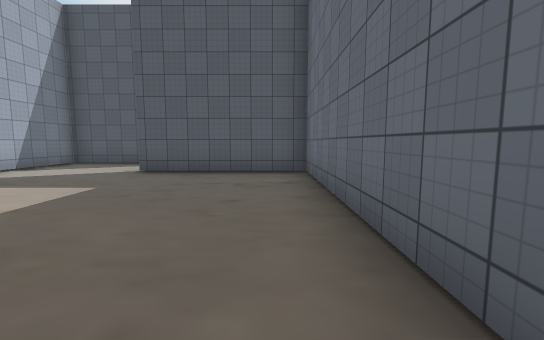
View 1 (above)

20 first-person views from a walk through a 3-D level made in the Unity game engine. The camera is 1.5 m above the floor, tilts 6° down and sees 90° across. The floor is counted in squares, 2 m on a side. Each view is taken from the middle of a square. On the plan, view 1 faces up. The plan holds only what a view shows up to about 10 squares ahead; the rest is blank. The place goes on beyond the plan. The player character is not drawn. Some surface patterns are stand-ins.

View 2
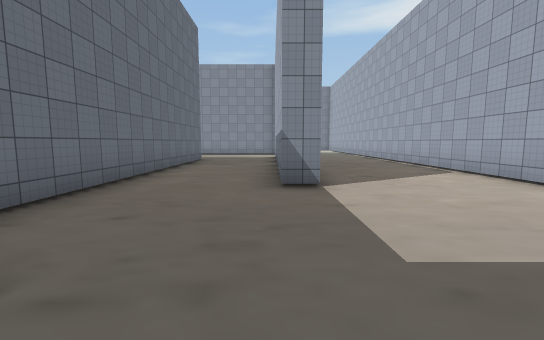

View 3
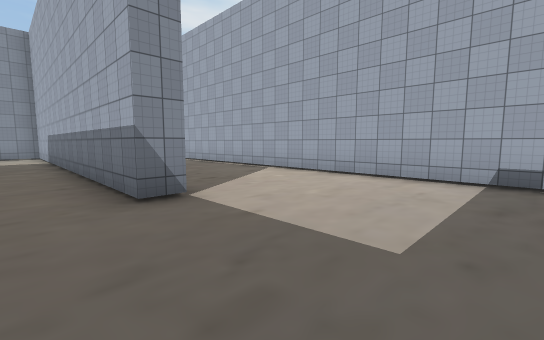

View 4
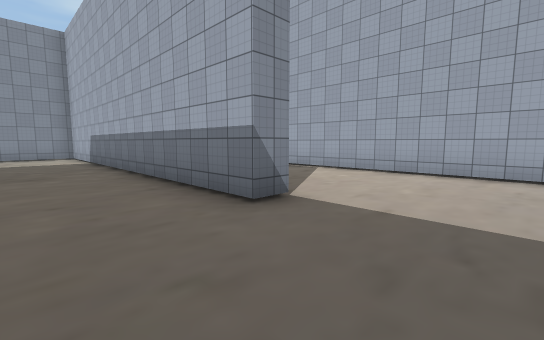

View 5
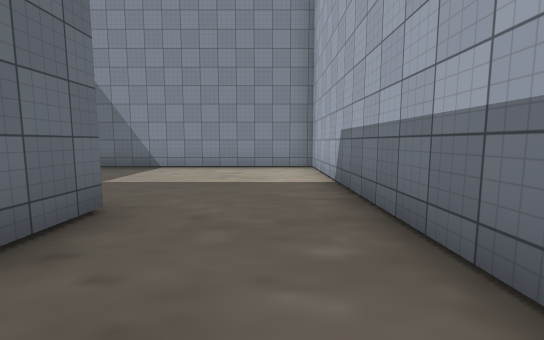

View 6
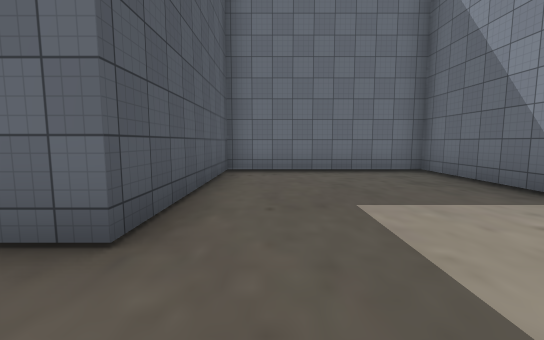

View 7
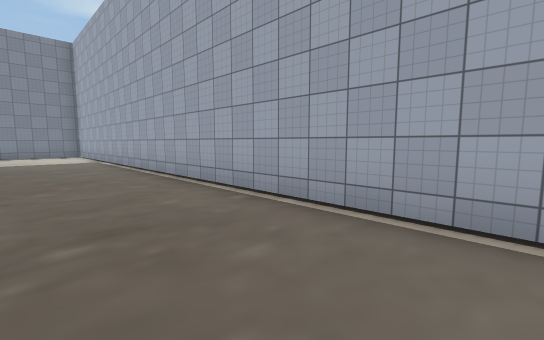

View 8
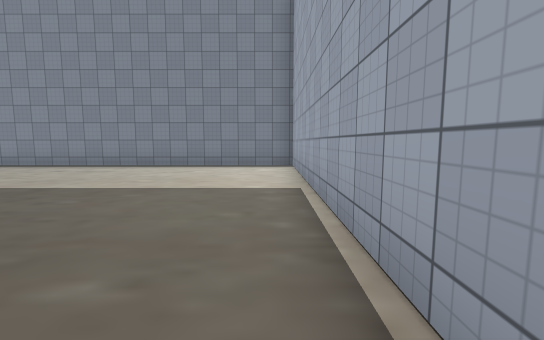

View 9
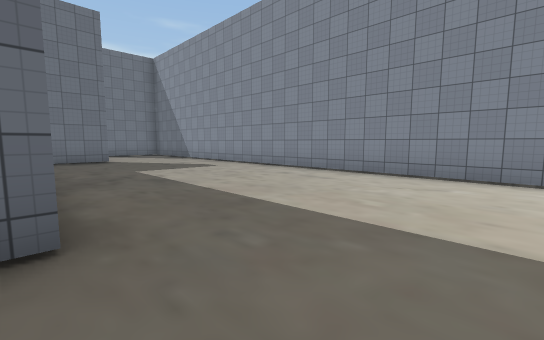

View 10
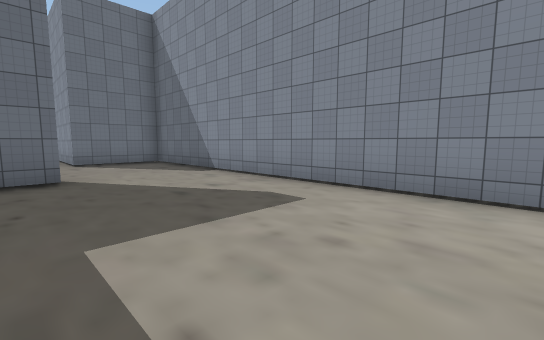

View 11
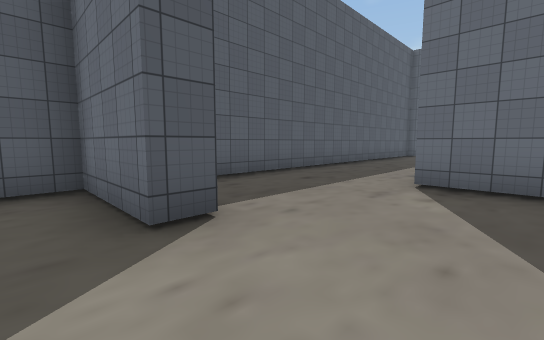

View 12
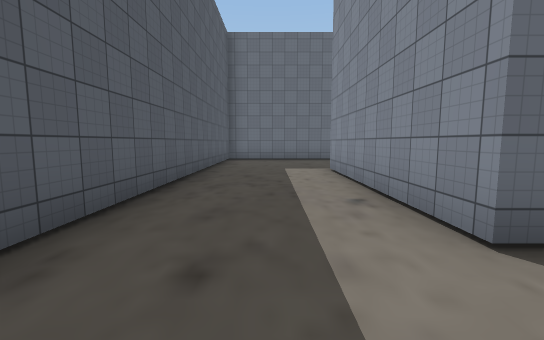

View 13
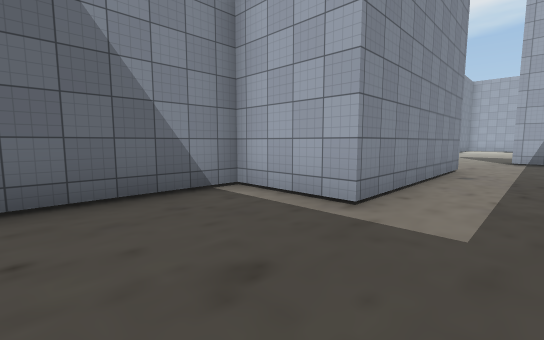

View 14
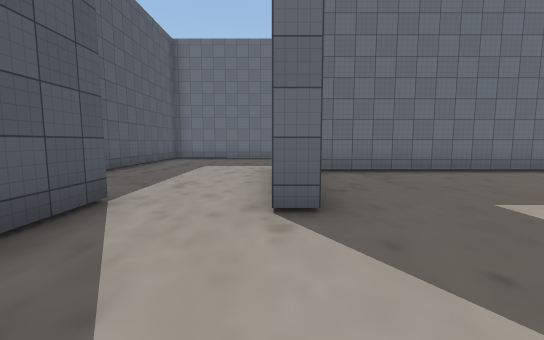

View 15
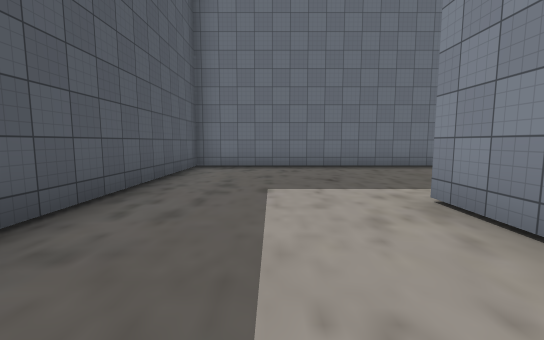

View 16
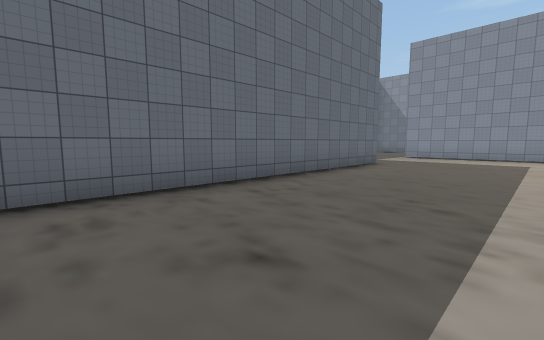

View 17
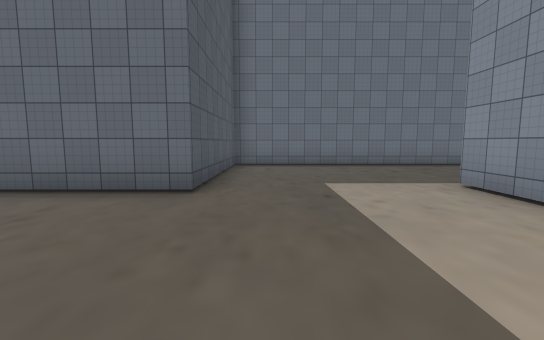

View 18
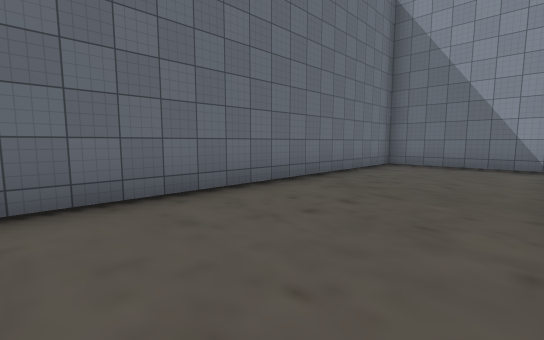

View 19
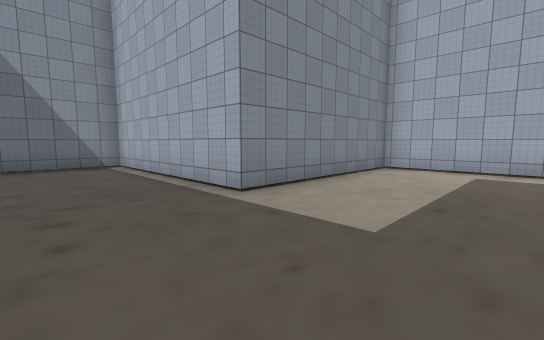

View 20
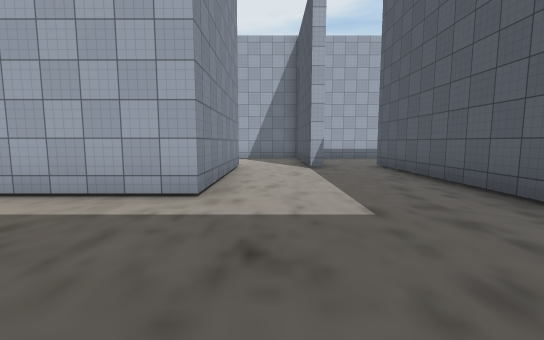

### Floor plan
Points are (right, up) in squares from view 1. A wall is a line through its corners. A room is listed if a view was taken in it or the views show most of it. See-through windows are left out.
Room 1 (views 1, 2, 3, 4, 5, 6, 7, 8, 9, 10, 11, 12, 13, 14)
walls: (6.5, -12) (6.5, -12.7) (5.9, -12.7) (5.9, -10.2) (4.9, -10.2); (-2.9, 1.5) (-2.2, 1.5) (-2.2, -9.8) (5.9, -9.8) (5.9, -4.9) (0.8, -4.9) (0.8, 6.5) (-3.2, 6.5) (-3.2, 7); (-2.6, 9.1) (-6.6, 9.1) (-6.6, -16) (9.8, -16) (9.8, -13.5) (15.1, -13.5) (15.1, -15.7) (18.1, -15.7); (17.9, -10.2) (8.1, -10.2)
ways out: opening at (-3, 8) to room 2
Room 2 (views 15, 16, 17, 18, 19, 20)
walls: (1.4, -0.9) (1.4, -4.1) (6.5, -4.1) (6.5, -9.8) (10.5, -9.8) (10.5, 0.2) (5.9, 0.2) (5.9, 11.2) (-2.4, 11.2); (-3.2, 7) (1.4, 7) (1.4, 4.2); (-2.6, 9.5) (-2.6, 9.1)
ways out: opening at (-3, 8) to room 1; opening at (-3, 10)

Where each view was taken, in squares from view 1:
view 1: 0 up, 0 right, facing up
view 2: 6 up, 2 left, facing down
view 3: 5 up, 1 left, facing down-left
view 4: 4 up, 0 right, facing down-left
view 5: 2 down, 1 left, facing down
view 6: 6 down, 1 left, facing right
view 7: 1 down, 4 left, facing down-left
view 8: 8 down, 6 left, facing down
view 9: 10 down, 5 left, facing down-right
view 10: 12 down, 0 right, facing down-right
view 11: 15 down, 5 right, facing up-right
view 12: 12 down, 8 right, facing right
view 13: 12 down, 18 right, facing down-left
view 14: 7 up, 6 left, facing right
view 15: 9 up, 2 left, facing right
view 16: 9 up, 2 right, facing down-right
view 17: 1 down, 2 right, facing right
view 18: 1 down, 7 right, facing down-right
view 19: 1 down, 9 right, facing down-left
view 20: 8 up, 5 right, facing left
